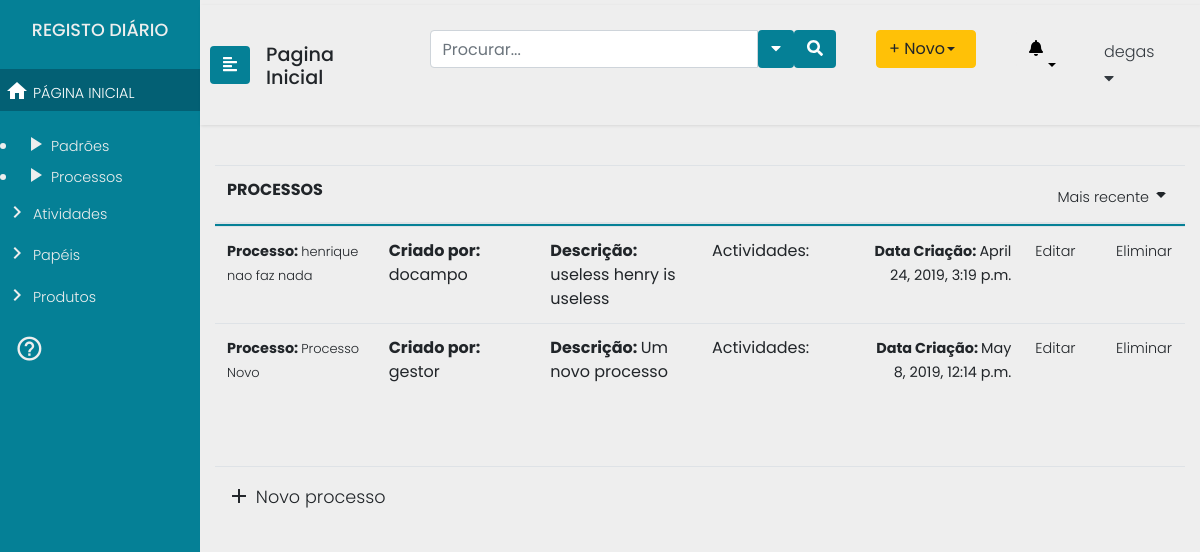
/processos (signed in), run on the app's committed database.
### Users/models.py (models this page shows)
class User(AbstractUser):
    id = models.AutoField(db_column='ID',primary_key=True)
    username = models.CharField(db_column='UserName',
                                max_length=255,
                                unique=True,
                                blank=True,
                                null=True)
    useremail = models.CharField(db_column='UserEmail',
                                 max_length=255,
                                 blank=True,
                                 null=True)
    password = models.CharField(db_column='Password',
                                max_length=255,
                                blank=True, null=True)
    organization = models.ForeignKey(Organization, null=True, on_delete=models.SET_NULL)
    class Meta:
        managed = True
        db_table = 'User'
        permissions = (
            ("test_GProc", "Teste de permissao geral Gestor de Processos"),
            ("test_Analist", "Teste de permissao geral Analista"),
            ("test_Func", "Teste de permissao geral Funcionário"),
            ("test_Admin", "Teste de permissao geral Administrador"),)

### processes/models.py (models this page shows, shortened)
class Process(models.Model):
    process_name = models.CharField(max_length=200)
    user = models.ForeignKey(User, null=True, on_delete=models.SET_NULL)
    creation_date = models.DateTimeField("date created", default=django.utils.timezone.now())
    description = models.TextField(max_length=200)

### processes/views.py (the view)
# urls.py: path("processos", views.processos, name="processos"),
@login_required(login_url='/login2')
def processos(request):
	return render(request=request,
				  template_name="processes/processos.html",
				   context={"procs": Process.objects.all(), "acts": Activity.objects.all()})

### templates/processes/processos.html (shortened to what this page needs)
{% extends "processes/header2.html" %}
				{% block content %}
				{% if perms.Users.test_GProc or  perms.Users.test_Analist %}
				{% include "processes/includes/sidenav_gpanalist.html" %}
				<div class="container">
					<table class="table table-hover header-fixed">
						<thead>
							<tr class="d-flex">
								<th class="col-9">PROCESSOS</th>
								<th class="col-3 text-right">
									<a class="dropdown-toggle" id="sidebarCollapse" data-toggle="dropdown" href="#" role="button" aria-haspopup="true" aria-expanded="false"><span>Mais recente</span><i class="material-icons">arrow_drop_down</i></a>
								</th>
							</tr>
						</thead>
						<tbody>
								{% for proc in procs %}
								<tr class="d-flex">
										<td class="col-2"><span><b>Processo: </b><a href="#">{{proc.process_name}} </a></span></td>
										<td class="col-2"><b>Criado por: </b> {{proc.user.username}} </td>
										<td class="col-2"><b>Descrição: </b>{{proc.description}}</span></td>
										<td class="col-2">Actividades:  </td>
										<td class="col-2 text-right"><span><b>Data Criação: </b>{{proc.creation_date}}</span></td>
										<td class="col-1"><b><a href="processos/ProcessUpdate/{{proc.id}} ">Editar</a></span></td>
										<td class="col-1"><b><a href="processos/ProcessDelete/{{proc.id}} ">Eliminar</a></span></td>
									</tr>
									{% endfor %}
						</tbody>
						<tfoot>
							<tr class="d-flex">
								<td class="col-9"><b><a href="/processos/ProcessCreate" class="novo"><i class="material-icons">add</i> Novo processo</a></b></td>
								<td class="col-3 text-right"></td>
							</tr>
						</tfoot>
					</table>
            </div>
		</div>
		{% endif %}
		{% endblock %}

### templates/processes/includes/sidenav_gpanalist.html (shortened to what this page needs)
	<div class="wrapper">
		<nav id="sidebar" class="navbar-info" style="background:#058096;">
			<div class="sidebar-header" style="background:#058096;">
				<h4>REGISTO DIÁRIO </h4>
			</div>
			<ul class="list-unstyled components">
				<li class="active">
					<a href="/"><i class="material-icons">home</i> PÁGINA INICIAL</a>
				</li>
			</ul>
<li>
    <a href="#"><i class="material-icons">play_arrow</i> Padrões</a>
</li>
<li>
    <a href="/processos"><i class="material-icons">play_arrow</i> Processos</a>
</li>
<ul class="list-unstyled components">
    <li>
        <a href="/actividades"><i class="material-icons">keyboard_arrow_right</i> Atividades</a>
    </li>
    <li>
        <a href="/papeis"><i class="material-icons">keyboard_arrow_right</i> Papéis</a>
    </li>
    <li>
        <a href="/produtos"><i class="material-icons">keyboard_arrow_right</i> Produtos</a>
    </li>
</ul>
<div class="CTAs">
                    <a href="#"><i class="material-icons">help_outline</i></a>
				</div>
			</nav>
			<div id="content">
				<nav class="navbar navbar-expand-lg navbar-light">
					<button type="button" id="sidebarCollapse" class="btn text-white" style="background:#058096;">
                        <i class="fas fa-align-left"></i>
					</button>
					<div class="navegation">
						<h3 style="margin-top:10px;">Pagina Inicial</h3>
					</div>
					<div class="collapse navbar-collapse" id="navbarTogglerDemo03">
						<ul class="navbar-nav ml-auto mt-2 mt-lg-0">
							<li class="sidebar-search nav-item active">
								<form class="form-inline input-group  custom-search-form">
									<input type="text"  class="form-control" placeholder="Procurar...">
									<button class="btn btn-default text-white" type="button"  data-toggle="dropdown" aria-haspopup="true" aria-expanded="false">
										<i class="fa fa-caret-down"></i>
									</button>
									<span class="input-group-btn">
										<button class="btn btn-default text-white">
											<i class="fa fa-search"></i>
										</button>
									</span>
								</form>
							</li>
							<li class="nav-item">
								<div class="btn-group">
									<button type="button" class="btn btn-warning dropdown-toggle text-left" style="width:100px;" data-toggle="dropdown" aria-haspopup="true" aria-expanded="false">+ Novo </button>
								</div>
							</li>
							<li class="dropdown for-notification">
								<button class="btn btn-default dropdown-toggle notification" type="button" id="notification" data-toggle="dropdown" aria-haspopup="true" aria-expanded="false">
									<i class="fa fa-bell"></i>
								</button>
							</li>
							<li class="nav-item dropdown">
								<a class="nav-link text-left text-dark" style="font-size:1em;" data-toggle="dropdown" href="#" role="button" aria-haspopup="true" aria-expanded="false">{{user.username}}<i class="fa fa-caret-down"></i></a>
							</li>
						</ul>
					</div>
				</nav>

### processes/static/processes/css/menu.css (style rules this page uses)
body { font-family: 'Poppins', sans-serif; background: #eee; }
h3 { font-family: 'Poppins', sans-serif; font-size: 1.2em; }
h4 { font-family: 'Poppins', sans-serif; font-size: 1.1em; }
p,a { font-family: 'Poppins', sans-serif; font-size: 0.9em; font-weight: 300; line-height: 1.7em; color: #999; }
a,a:hover,a:focus { color: inherit; text-decoration: none; transition: all 0.3s; }
.navbar { padding: 15px 10px; border: none; border-radius: 0; margin-bottom: 40px; box-shadow: 1px 1px 3px rgba(0, 0, 0, 0.1); }
.wrapper { display: flex; width: 100%; align-items: stretch; }
#sidebar { min-width: 200px; max-width: 200px; color: #eeeeee; transition: all 0.3s; }
#sidebar .sidebar-header { padding: 20px 0px 20px 0px; text-align: center; background: #000; }
#sidebar ul.components { padding: 0px 0px 0px 0px; }
a i { position: relative; top: 5px; font-size: 0.9em; }
#sidebar ul li a { padding: 5px; font-size: 0.9em; display: block; }
#sidebar ul li.active>a { color: #fff; background: #036074; }
.dropdown-toggle::after { display: block; position: absolute; top: 50%; right: 20px; transform: translateY(-50%); }
.CTAs { padding:0px 0px 0px 0px; }
.CTAs a { bottom:10px; display: block; border-radius: 5px; margin-left: 15px; }
.CTAs a i { font-size:2em; }
.collapse ul li { padding:10px 20px 10px 20px; }
#content { width: 100vw; padding: 5px 0px 5px 0px; min-height: 100vh; transition: all 0.3s; }
thead > tr { border-bottom: 2px solid #058096; }
td span { font-size:0.9em; }
.novo { font-size:1.1em; }
form button { background:#058096; }
.header-fixed { width: 100%; }
.header-fixed > thead, .header-fixed > tbody, .header-fixed > thead > tr, .header-fixed > tbody > tr, .header-fixed > thead > tr > th, .header-fixed > tbody > tr > td { display: block; }
.header-fixed > tbody > tr:after, .header-fixed > thead > tr:after { content: ' '; display: block; visibility: hidden; clear: both; }
.header-fixed > tbody { overflow-y: auto; height: 30vh; }
.header-fixed > tbody > tr > td, .header-fixed > thead > tr > th { width: 20%; float: left; }
.notification { background:#EEEEEE; }
.navegation { padding: 0px 1em; }

### data on the page
User: username "degas"
Process: process_name "henrique nao faz nada", user.username "docampo", description "useless henry is useless", creation_date "April 24, 2019, 3:19 p.m."
Process: process_name "Processo Novo", user.username "gestor", description "Um novo processo", creation_date "May 8, 2019, 12:14 p.m."
